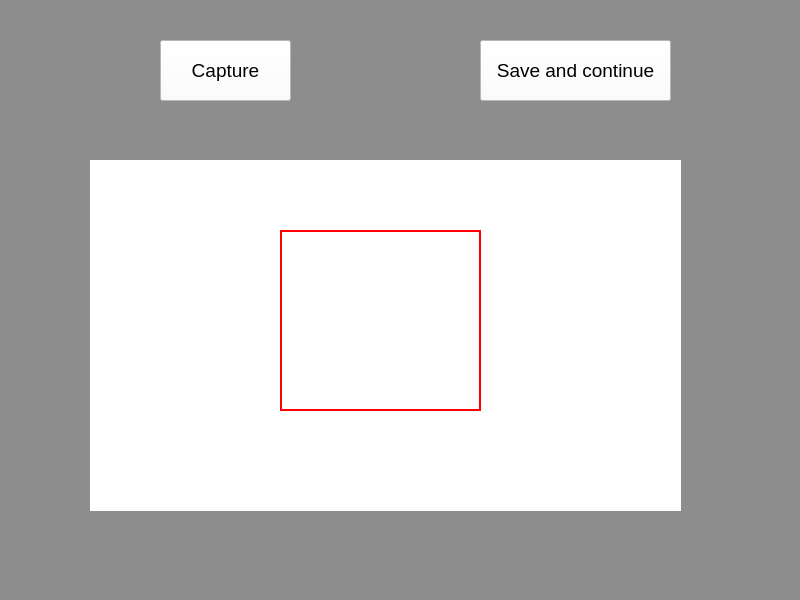
<?xml version="1.0" encoding="UTF-8"?>
<ui version="4.0">
 <class>MainWindow</class>
 <widget class="QMainWindow" name="MainWindow">
  <property name="geometry">
   <rect>
    <x>0</x>
    <y>0</y>
    <width>800</width>
    <height>600</height>
   </rect>
  </property>
  <property name="windowTitle">
   <string>MainWindow</string>
  </property>
  <property name="styleSheet">
   <string notr="true">background-color: rgb(141, 141, 141);</string>
  </property>
  <widget class="QWidget" name="centralwidget">
   <widget class="QWidget" name="widget_camera" native="true">
    <property name="geometry">
     <rect>
      <x>90</x>
      <y>160</y>
      <width>591</width>
      <height>351</height>
     </rect>
    </property>
    <property name="styleSheet">
     <string notr="true">color: rgb(255, 255, 255);
background-color: rgb(255, 255, 255);</string>
    </property>
    <widget class="QLabel" name="label">
     <property name="geometry">
      <rect>
       <x>190</x>
       <y>70</y>
       <width>201</width>
       <height>181</height>
      </rect>
     </property>
     <property name="styleSheet">
      <string notr="true">border: 2px solid black ;
border-color: rgb(255, 0, 0);
</string>
     </property>
     <property name="text">
      <string/>
     </property>
    </widget>
   </widget>
   <widget class="QPushButton" name="pushButton_capture">
    <property name="geometry">
     <rect>
      <x>160</x>
      <y>40</y>
      <width>131</width>
      <height>61</height>
     </rect>
    </property>
    <property name="styleSheet">
     <string notr="true">background-color: rgb(255, 255, 255); font-size:14pt
</string>
    </property>
    <property name="text">
     <string>Capture</string>
    </property>
   </widget>
   <widget class="QPushButton" name="pushButton_2_save">
    <property name="geometry">
     <rect>
      <x>480</x>
      <y>40</y>
      <width>191</width>
      <height>61</height>
     </rect>
    </property>
    <property name="styleSheet">
     <string notr="true">background-color: rgb(255, 255, 255); font-size: 14pt;</string>
    </property>
    <property name="text">
     <string>Save and continue</string>
    </property>
   </widget>
  </widget>
  <widget class="QMenuBar" name="menubar">
   <property name="geometry">
    <rect>
     <x>0</x>
     <y>0</y>
     <width>800</width>
     <height>21</height>
    </rect>
   </property>
  </widget>
  <widget class="QStatusBar" name="statusbar"/>
 </widget>
 <resources/>
 <connections/>
</ui>
